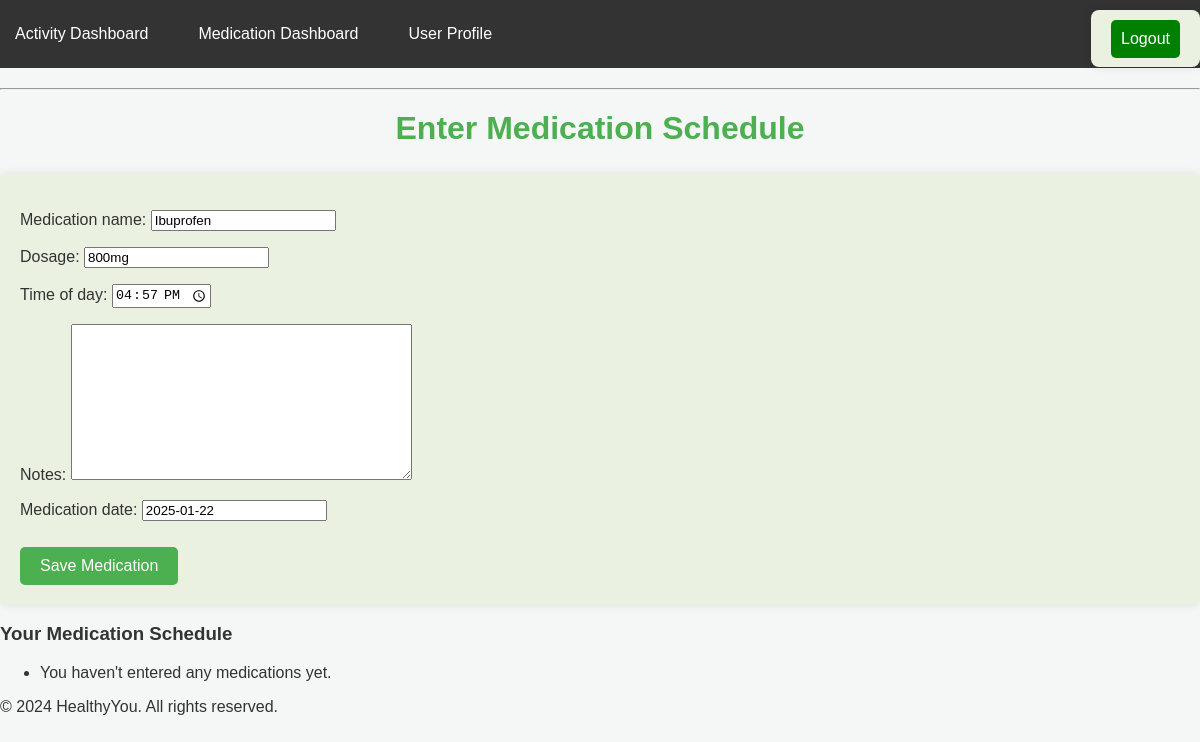
Page /dashboard/medication-schedule/2/ (signed in) on the committed database.
### tracker/models.py (models this page shows, shortened)
class MedicationSchedule(models.Model):
    user = models.ForeignKey(User, on_delete=models.CASCADE)  # Link each medication schedule to a user
    medication_name = models.CharField(max_length=200)  # Name of the medication or supplement
    dosage = models.CharField(max_length=100)  # Dosage prescribed (e.g., "500mg")
    time_of_day = models.TimeField()  # Scheduled time for taking the medication
    notes = models.TextField(blank=True)  # Optional notes or instructions
    medication_date = models.DateField()  # Specific date for taking the medication

### tracker/views.py (the view)
# urls.py: path('medication-schedule/', views.medication_schedule_view, name='medication_schedule'),
@login_required
def medication_schedule_view(request, id=None):
    if id:
        medication_schedule = get_object_or_404(MedicationSchedule, id=id, user=request.user)
        form = MedicationScheduleForm(request.POST or None, instance=medication_schedule)
    else:
        form = MedicationScheduleForm(request.POST or None)
    if request.method == 'POST' and form.is_valid():
        medication_schedule = form.save(commit=False)
        medication_schedule.user = request.user
        medication_schedule.save()
        return redirect('medication_dashboard')
    return render(request, 'tracker/medication_schedule.html', {
        'form': form,
        'editing': bool(id),  # Flag to determine if we're creating or editing
    })

### tracker/forms.py
class MedicationScheduleForm(forms.ModelForm):
    class Meta:
        model = MedicationSchedule  # Map this form to the MedicationSchedule model
        fields = ['medication_name', 'dosage', 'time_of_day', 'notes',
                  'medication_date']  # Fields to include in the form
        widgets = {
            'time_of_day': forms.TimeInput(attrs={'type': 'time'}),
        }

### tracker/templates/tracker/medication_schedule.html (shortened to what this page needs)
{% extends 'base.html' %}
{% block content %}
  <h2>Enter Medication Schedule</h2>
  <form method="POST">
    {{ form.as_p }}
    <button type="submit" class="btn btn-primary">Save Medication</button>
  </form>
  <h3>Your Medication Schedule</h3>
  <ul>
    {% for medication in medications %}
      <li>{{ medication.medication_name }} - {{ medication.dosage }} - {{ medication.time_of_day }} - {{ medication.notes }}</li>
    {% empty %}
      <li>You haven't entered any medications yet.</li>
    {% endfor %}
  </ul>
{% endblock %}

### tracker/static/css/style.css (style rules this page uses)
body { font-family: 'Arial', sans-serif; margin: 0; padding: 0; background-color: #f4f7f6; color: #333; }
h1, h2 { font-size: 2em; color: #4CAF50; text-align: center; margin-top: 20px; }
form { margin-top: 20px; padding: 20px; background-color: #eaf1e0; border-radius: 8px; box-shadow: 0 0 10px rgba(0, 0, 0, 0.1); }
form button { background-color: #4CAF50; color: white; border: none; padding: 10px 20px; border-radius: 5px; cursor: pointer; font-size: 16px; margin-top: 10px; }

### rows in the picture
MedicationSchedule: medication_name "Ibuprofen", dosage "800mg", time_of_day "16:57:00", medication_date "2025-01-22"
